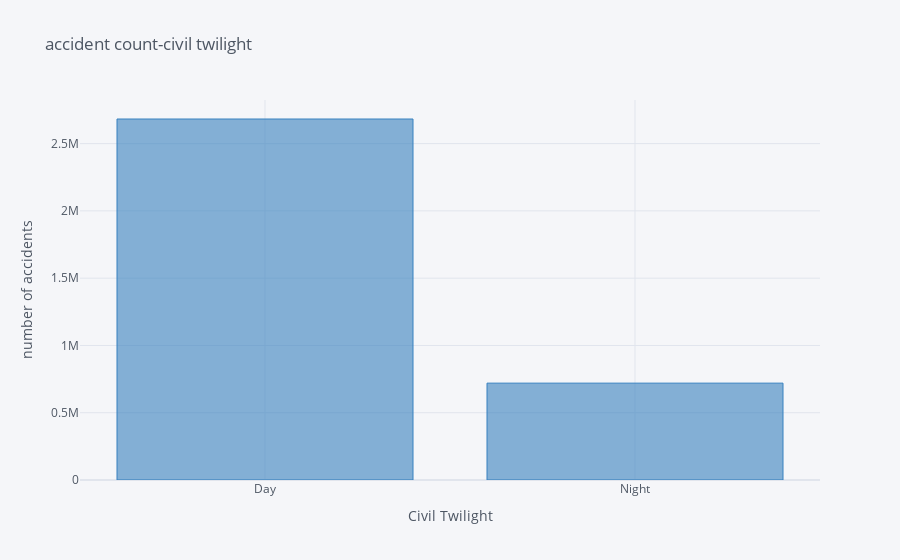

Notebook code cell kept with this figure:
### Code cell
b.iplot(kind='bar', title= 'accident count-civil twilight', 
        xTitle= 'Civil Twilight', color= 'blue', 
        yTitle= 'number of accidents')

### Figure 1 — Plotly figure (JSON) as saved in the notebook; plotly's stock layout.template omitted (floating-point values rounded to 4 significant figures)
{"data": [{"marker": {"color": "rgba(55, 128, 191, 0.6)", "line": {"color": "rgba(55, 128, 191, 1.0)", "width": 1}}, "name": "Start_Time", "orientation": "v", "text": "", "type": "bar", "x": ["Day", "Night"], "y": [2682866, 719868]}], "layout": {"legend": {"bgcolor": "#F5F6F9", "font": {"color": "#4D5663"}}, "paper_bgcolor": "#F5F6F9", "plot_bgcolor": "#F5F6F9", "title": {"font": {"color": "#4D5663"}, "text": "accident count-civil twilight"}, "xaxis": {"gridcolor": "#E1E5ED", "showgrid": true, "tickfont": {"color": "#4D5663"}, "title": {"font": {"color": "#4D5663"}, "text": "Civil Twilight"}, "zerolinecolor": "#E1E5ED"}, "yaxis": {"gridcolor": "#E1E5ED", "showgrid": true, "tickfont": {"color": "#4D5663"}, "title": {"font": {"color": "#4D5663"}, "text": "number of accidents"}, "zerolinecolor": "#E1E5ED"}}}
